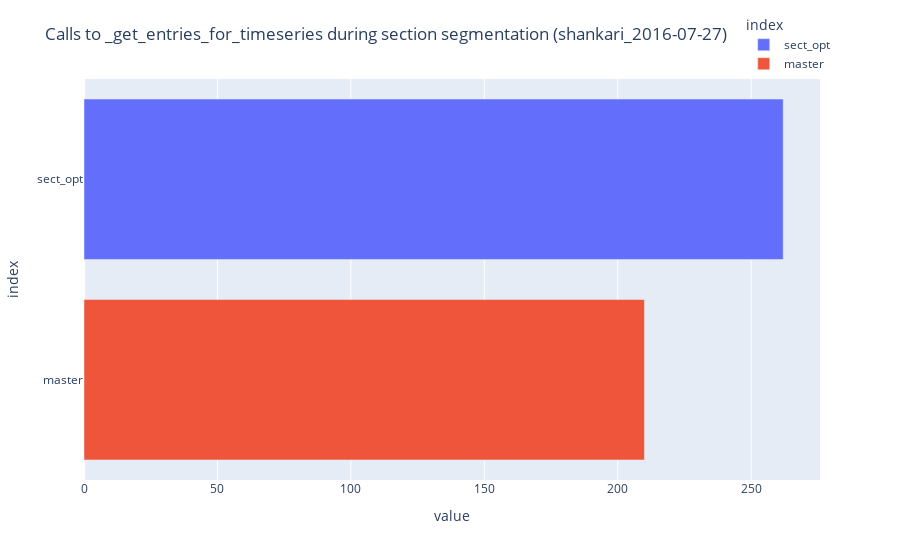

The notebook cell saved with this chart:
### Code cell
trip_segmentation_db_calls_dfs = []

branches_trip_segmentation_tqs = []
for branch_name in branches.keys():
    trip_segmentation = pipeline_stages_df[
        (pipeline_stages_df['name'] == 'SECTION_SEGMENTATION') &
        (pipeline_stages_df['branch_name'] == branch_name)
    ].iloc[0]
    trip_segmentation_db_calls = db_calls_df[
        (db_calls_df['ts'] < trip_segmentation['ts'])
        & (db_calls_df['ts'] > trip_segmentation['ts'] - trip_segmentation['reading'])
    ]
    trip_segmentation_db_calls_dfs.append(trip_segmentation_db_calls)

trip_segmentation_db_calls_counts_df = pd.concat(trip_segmentation_db_calls_dfs)['branch_name'].value_counts(sort=False)
fig = px.bar(
    trip_segmentation_db_calls_counts_df,
    color=trip_segmentation_db_calls_counts_df.index,
    orientation="h",
)
fig.update_layout(
    title=f"Calls to _get_entries_for_timeseries during section segmentation ({day})",
    barmode='group',
    legend=dict(
        yanchor="bottom",
        xanchor="right",
    )
)
fig.show()

### Figure 1 — Plotly figure (JSON) as saved in the notebook; plotly's stock layout.template omitted (floating-point values rounded to 4 significant figures)
{"data": [{"hovertemplate": "index=%{y}<br>value=%{x}<extra></extra>", "legendgroup": "sect_opt", "marker": {"color": "#636efa", "pattern": {"shape": ""}}, "name": "sect_opt", "orientation": "h", "showlegend": true, "textposition": "auto", "type": "bar", "x": [262], "xaxis": "x", "y": ["sect_opt"], "yaxis": "y"}, {"hovertemplate": "index=%{y}<br>value=%{x}<extra></extra>", "legendgroup": "master", "marker": {"color": "#EF553B", "pattern": {"shape": ""}}, "name": "master", "orientation": "h", "showlegend": true, "textposition": "auto", "type": "bar", "x": [210], "xaxis": "x", "y": ["master"], "yaxis": "y"}], "layout": {"barmode": "group", "legend": {"title": {"text": "index"}, "tracegroupgap": 0, "xanchor": "right", "yanchor": "bottom"}, "margin": {"t": 60}, "title": {"text": "Calls to _get_entries_for_timeseries during section segmentation (shankari_2016-07-27)"}, "xaxis": {"anchor": "y", "domain": [0, 1], "title": {"text": "value"}}, "yaxis": {"anchor": "x", "categoryarray": ["master", "sect_opt"], "categoryorder": "array", "domain": [0, 1], "title": {"text": "index"}}}}
